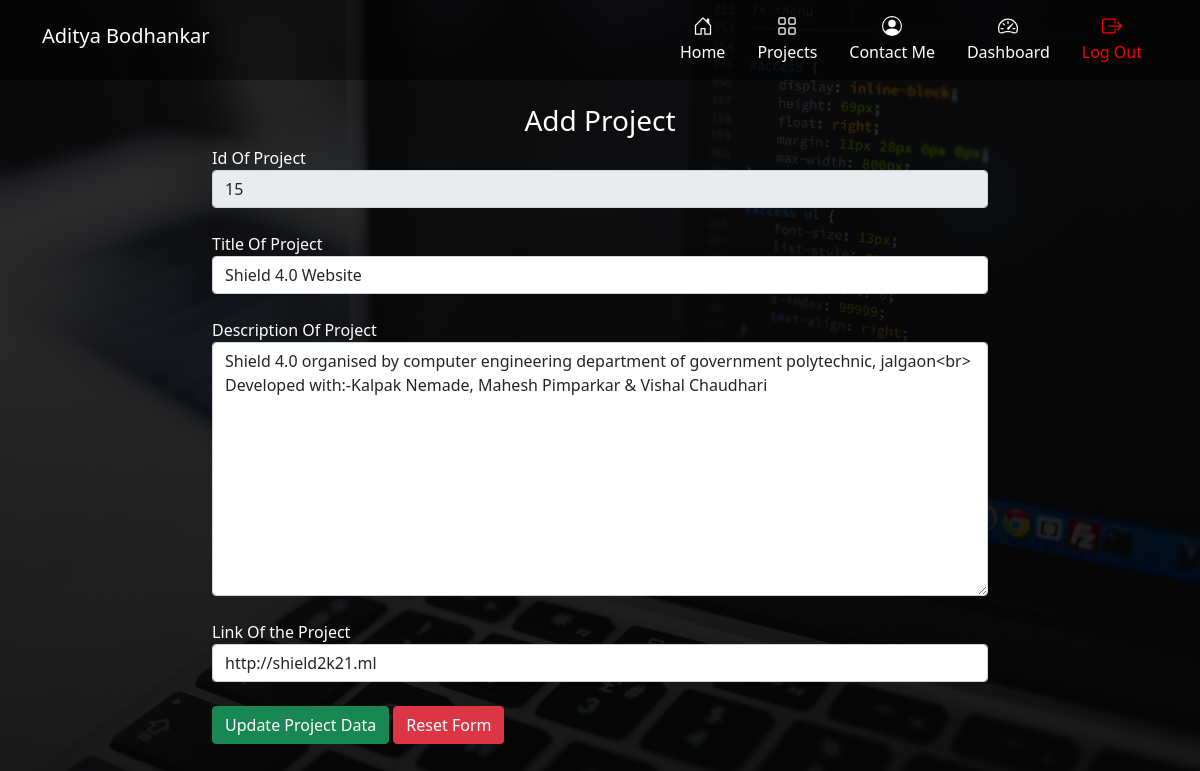
Screenshot of /edit-project.php?id=15 (signed in) with the database file from the repository.
### tables this page shows
CREATE TABLE `projects` (
  `_id` int(11) NOT NULL,
  `title` varchar(50) NOT NULL,
  `description` varchar(250) NOT NULL,
  `link` varchar(100) NOT NULL,
  `cover` varchar(100) NOT NULL,
  `author` varchar(50) NOT NULL,
  `timestamp` varchar(50) NOT NULL
);

### edit-project.php (the view, shortened to what this page needs)
<?php
$id = "-1";
if (isset($_GET['id'])) {
    $id = $_GET['id'];
} else {
    echo "<script>document.location='./';</script>";
    exit;
}
include "./database.php";
$query = "SELECT * FROM projects WHERE _id=$id";
$result = mysqli_query($conn, $query);
$projectData = [];
if ($result) {
    while ($row = mysqli_fetch_row($result)) {
        $projectData = $row;
    }
} else {
    echo "<script>console.log('edit fetch fail');console.log(\"" . mysqli_error($conn) . "\");</script>";
}
?>
<?php include "./header.php"; ?>
<div class="container" style="max-width: 800px;">
    <br>
    <center>
        <h3>
            Add Project
        </h3>
    </center>
    <form action="./edit-project.php" method="post" enctype="multipart/form-data">
        <div class="form-group">
            <label for="id">Id Of Project</label>
            <input type="text" name="id" id="id" class="form-control" value="<?php echo $projectData[0]; ?>" required readonly>
        </div><br>
        <div class="form-group">
            <label for="title">Title Of Project</label>
            <input type="text" name="title" id="title" class="form-control" placeholder="Enter Title Of Project" value="<?php echo $projectData[1]; ?>" required>
        </div><br>
        <div class="form-group">
            <label for="description">Description Of Project</label>
            <textarea name="description" id="description" cols="30" rows="10" class="form-control" placeholder="Enter Description Of Project"><?php echo $projectData[2]; ?></textarea>
        </div><br>
        <div class="form-group">
            <label for="link">Link Of the Project</label>
            <input type="url" name="link" id="link" class="form-control" required placeholder="Enter URL of Site" value="<?php echo $projectData[3]; ?>">
        </div><br>
        <div class="form-group">
            <input type="submit" value="Update Project Data" class="btn btn-success">
            <input type="reset" value="Reset Form" class="btn btn-danger">
        </div>
    </form>
</div>
<br>
<?php include "./footer.php"; ?>

### header.php (style rules this page uses)
html { scroll-behavior: smooth; }
* { color: white; }
body { font-family: 'Montserrat', sans-serif; background: linear-gradient(rgba(1, 1, 1, 0.8), rgba(1, 1, 1, 0.9)), url("./images/background.jpg"); background-color: #5e5e5e; background-position: center; background-attachment: fixed; background-repeat: no-repeat; background-size: cover; color: #FFFFFF; }

### rows the page displays
projects: id "15", title "Shield 4.0 Website", description "Shield 4.0 organised by computer engineering department of government polytechnic, jalgaon<br> Developed with:-Kalpak Nemade, Mahesh Pimparkar & Vishal Chaudhari", link "http://shield2k21.ml"
